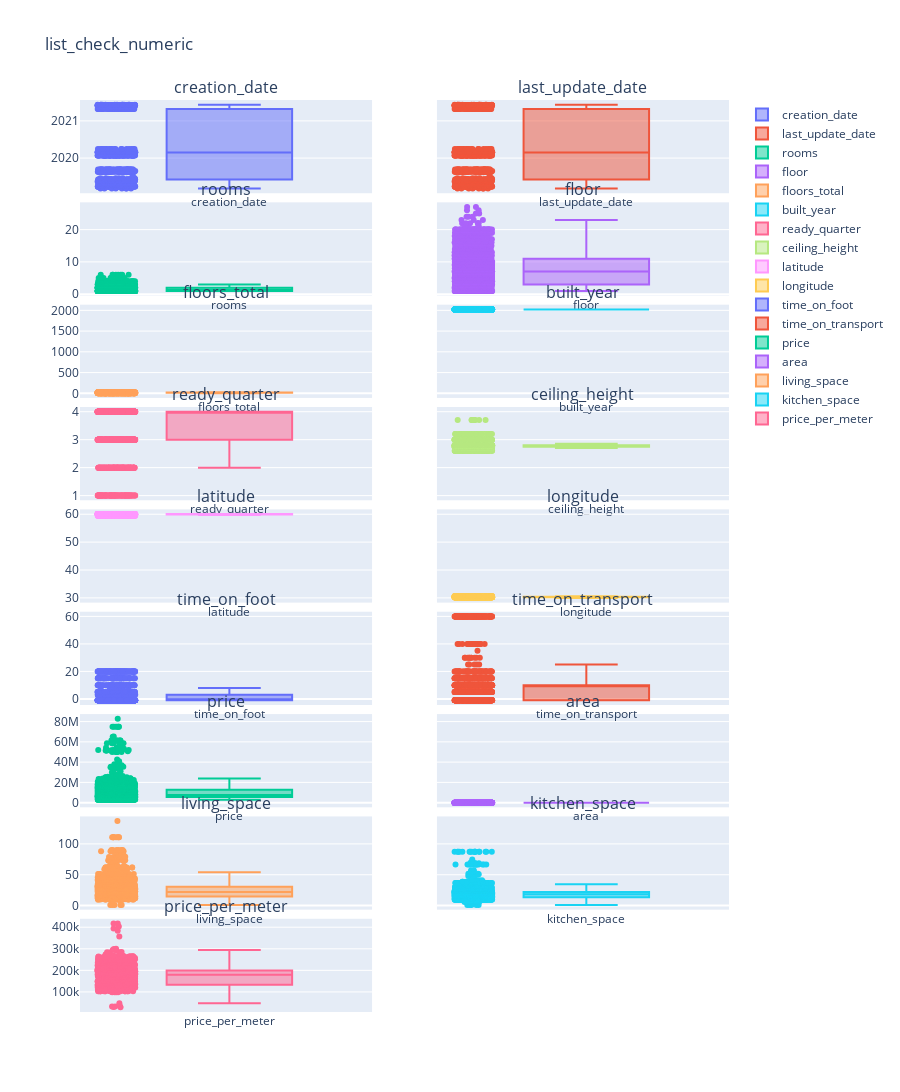

Notebook cell for this chart:
### Code cell
subplot_show_box(list_check_numeric, 'list_check_numeric', col_num=2, height=6000, v_space=0.01)

### Figure 1 — Plotly figure (JSON) as saved in the notebook; plotly's stock layout.template omitted (floating-point values rounded to 4 significant figures; data arrays with more than 128 entries replaced by an {"elided": "..."} marker saying what was removed)
{"data": [{"boxpoints": "all", "jitter": 0.3, "name": "creation_date", "pointpos": -1.8, "type": "box", "xaxis": "x", "y": {"elided": "2005 str values"}, "yaxis": "y"}, {"boxpoints": "all", "jitter": 0.3, "name": "last_update_date", "pointpos": -1.8, "type": "box", "xaxis": "x2", "y": {"elided": "2005 str values"}, "yaxis": "y2"}, {"boxpoints": "all", "jitter": 0.3, "name": "rooms", "pointpos": -1.8, "type": "box", "xaxis": "x3", "y": {"elided": "2005 int values"}, "yaxis": "y3"}, {"boxpoints": "all", "jitter": 0.3, "name": "floor", "pointpos": -1.8, "type": "box", "xaxis": "x4", "y": {"elided": "2005 int values"}, "yaxis": "y4"}, {"boxpoints": "all", "jitter": 0.3, "name": "floors_total", "pointpos": -1.8, "type": "box", "xaxis": "x5", "y": {"elided": "2005 int values"}, "yaxis": "y5"}, {"boxpoints": "all", "jitter": 0.3, "name": "built_year", "pointpos": -1.8, "type": "box", "xaxis": "x6", "y": {"elided": "2005 int values"}, "yaxis": "y6"}, {"boxpoints": "all", "jitter": 0.3, "name": "ready_quarter", "pointpos": -1.8, "type": "box", "xaxis": "x7", "y": {"elided": "2005 int values"}, "yaxis": "y7"}, {"boxpoints": "all", "jitter": 0.3, "name": "ceiling_height", "pointpos": -1.8, "type": "box", "xaxis": "x8", "y": {"elided": "2005 float values"}, "yaxis": "y8"}, {"boxpoints": "all", "jitter": 0.3, "name": "latitude", "pointpos": -1.8, "type": "box", "xaxis": "x9", "y": {"elided": "2005 float values"}, "yaxis": "y9"}, {"boxpoints": "all", "jitter": 0.3, "name": "longitude", "pointpos": -1.8, "type": "box", "xaxis": "x10", "y": {"elided": "2005 float values"}, "yaxis": "y10"}, {"boxpoints": "all", "jitter": 0.3, "name": "time_on_foot", "pointpos": -1.8, "type": "box", "xaxis": "x11", "y": {"elided": "2005 int values"}, "yaxis": "y11"}, {"boxpoints": "all", "jitter": 0.3, "name": "time_on_transport", "pointpos": -1.8, "type": "box", "xaxis": "x12", "y": {"elided": "2005 int values"}, "yaxis": "y12"}, {"boxpoints": "all", "jitter": 0.3, "name": "price", "pointpos": -1.8, "type": "box", "xaxis": "x13", "y": {"elided": "2005 int values"}, "yaxis": "y13"}, {"boxpoints": "all", "jitter": 0.3, "name": "area", "pointpos": -1.8, "type": "box", "xaxis": "x14", "y": {"elided": "2005 float values"}, "yaxis": "y14"}, {"boxpoints": "all", "jitter": 0.3, "name": "living_space", "pointpos": -1.8, "type": "box", "xaxis": "x15", "y": {"elided": "2005 float values"}, "yaxis": "y15"}, {"boxpoints": "all", "jitter": 0.3, "name": "kitchen_space", "pointpos": -1.8, "type": "box", "xaxis": "x16", "y": {"elided": "2005 float values"}, "yaxis": "y16"}, {"boxpoints": "all", "jitter": 0.3, "name": "price_per_meter", "pointpos": -1.8, "type": "box", "xaxis": "x17", "y": {"elided": "2005 float values"}, "yaxis": "y17"}], "layout": {"annotations": [{"font": {"size": 16}, "showarrow": false, "text": "creation_date", "x": 0.225, "xanchor": "center", "xref": "paper", "y": 1, "yanchor": "bottom", "yref": "paper"}, {"font": {"size": 16}, "showarrow": false, "text": "last_update_date", "x": 0.775, "xanchor": "center", "xref": "paper", "y": 1, "yanchor": "bottom", "yref": "paper"}, {"font": {"size": 16}, "showarrow": false, "text": "rooms", "x": 0.225, "xanchor": "center", "xref": "paper", "y": 0.8878, "yanchor": "bottom", "yref": "paper"}, {"font": {"size": 16}, "showarrow": false, "text": "floor", "x": 0.775, "xanchor": "center", "xref": "paper", "y": 0.8878, "yanchor": "bottom", "yref": "paper"}, {"font": {"size": 16}, "showarrow": false, "text": "floors_total", "x": 0.225, "xanchor": "center", "xref": "paper", "y": 0.7756, "yanchor": "bottom", "yref": "paper"}, {"font": {"size": 16}, "showarrow": false, "text": "built_year", "x": 0.775, "xanchor": "center", "xref": "paper", "y": 0.7756, "yanchor": "bottom", "yref": "paper"}, {"font": {"size": 16}, "showarrow": false, "text": "ready_quarter", "x": 0.225, "xanchor": "center", "xref": "paper", "y": 0.6633, "yanchor": "bottom", "yref": "paper"}, {"font": {"size": 16}, "showarrow": false, "text": "ceiling_height", "x": 0.775, "xanchor": "center", "xref": "paper", "y": 0.6633, "yanchor": "bottom", "yref": "paper"}, {"font": {"size": 16}, "showarrow": false, "text": "latitude", "x": 0.225, "xanchor": "center", "xref": "paper", "y": 0.5511, "yanchor": "bottom", "yref": "paper"}, {"font": {"size": 16}, "showarrow": false, "text": "longitude", "x": 0.775, "xanchor": "center", "xref": "paper", "y": 0.5511, "yanchor": "bottom", "yref": "paper"}, {"font": {"size": 16}, "showarrow": false, "text": "time_on_foot", "x": 0.225, "xanchor": "center", "xref": "paper", "y": 0.4389, "yanchor": "bottom", "yref": "paper"}, {"font": {"size": 16}, "showarrow": false, "text": "time_on_transport", "x": 0.775, "xanchor": "center", "xref": "paper", "y": 0.4389, "yanchor": "bottom", "yref": "paper"}, {"font": {"size": 16}, "showarrow": false, "text": "price", "x": 0.225, "xanchor": "center", "xref": "paper", "y": 0.3267, "yanchor": "bottom", "yref": "paper"}, {"font": {"size": 16}, "showarrow": false, "text": "area", "x": 0.775, "xanchor": "center", "xref": "paper", "y": 0.3267, "yanchor": "bottom", "yref": "paper"}, {"font": {"size": 16}, "showarrow": false, "text": "living_space", "x": 0.225, "xanchor": "center", "xref": "paper", "y": 0.2144, "yanchor": "bottom", "yref": "paper"}, {"font": {"size": 16}, "showarrow": false, "text": "kitchen_space", "x": 0.775, "xanchor": "center", "xref": "paper", "y": 0.2144, "yanchor": "bottom", "yref": "paper"}, {"font": {"size": 16}, "showarrow": false, "text": "price_per_meter", "x": 0.225, "xanchor": "center", "xref": "paper", "y": 0.1022, "yanchor": "bottom", "yref": "paper"}], "autosize": true, "height": 6000, "title": {"text": "list_check_numeric"}, "xaxis": {"anchor": "y", "domain": [0, 0.45]}, "xaxis10": {"anchor": "y10", "domain": [0.55, 1]}, "xaxis11": {"anchor": "y11", "domain": [0, 0.45]}, "xaxis12": {"anchor": "y12", "domain": [0.55, 1]}, "xaxis13": {"anchor": "y13", "domain": [0, 0.45]}, "xaxis14": {"anchor": "y14", "domain": [0.55, 1]}, "xaxis15": {"anchor": "y15", "domain": [0, 0.45]}, "xaxis16": {"anchor": "y16", "domain": [0.55, 1]}, "xaxis17": {"anchor": "y17", "domain": [0, 0.45]}, "xaxis18": {"anchor": "y18", "domain": [0.55, 1]}, "xaxis2": {"anchor": "y2", "domain": [0.55, 1]}, "xaxis3": {"anchor": "y3", "domain": [0, 0.45]}, "xaxis4": {"anchor": "y4", "domain": [0.55, 1]}, "xaxis5": {"anchor": "y5", "domain": [0, 0.45]}, "xaxis6": {"anchor": "y6", "domain": [0.55, 1]}, "xaxis7": {"anchor": "y7", "domain": [0, 0.45]}, "xaxis8": {"anchor": "y8", "domain": [0.55, 1]}, "xaxis9": {"anchor": "y9", "domain": [0, 0.45]}, "yaxis": {"anchor": "x", "domain": [0.8978, 1]}, "yaxis10": {"anchor": "x10", "domain": [0.4489, 0.5511], "matches": "y9", "showticklabels": false}, "yaxis11": {"anchor": "x11", "domain": [0.3367, 0.4389]}, "yaxis12": {"anchor": "x12", "domain": [0.3367, 0.4389], "matches": "y11", "showticklabels": false}, "yaxis13": {"anchor": "x13", "domain": [0.2244, 0.3267]}, "yaxis14": {"anchor": "x14", "domain": [0.2244, 0.3267], "matches": "y13", "showticklabels": false}, "yaxis15": {"anchor": "x15", "domain": [0.1122, 0.2144]}, "yaxis16": {"anchor": "x16", "domain": [0.1122, 0.2144], "matches": "y15", "showticklabels": false}, "yaxis17": {"anchor": "x17", "domain": [0, 0.1022]}, "yaxis18": {"anchor": "x18", "domain": [0, 0.1022], "matches": "y17", "showticklabels": false}, "yaxis2": {"anchor": "x2", "domain": [0.8978, 1], "matches": "y", "showticklabels": false}, "yaxis3": {"anchor": "x3", "domain": [0.7856, 0.8878]}, "yaxis4": {"anchor": "x4", "domain": [0.7856, 0.8878], "matches": "y3", "showticklabels": false}, "yaxis5": {"anchor": "x5", "domain": [0.6733, 0.7756]}, "yaxis6": {"anchor": "x6", "domain": [0.6733, 0.7756], "matches": "y5", "showticklabels": false}, "yaxis7": {"anchor": "x7", "domain": [0.5611, 0.6633]}, "yaxis8": {"anchor": "x8", "domain": [0.5611, 0.6633], "matches": "y7", "showticklabels": false}, "yaxis9": {"anchor": "x9", "domain": [0.4489, 0.5511]}}}
